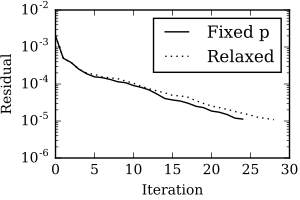

Source code (Python):
# coding: utf-8

import sys
import numpy
from matplotlib import pyplot, rcParams
from matplotlib.backends.backend_pdf import FigureCanvasPdf

rcParams['font.family'] = 'serif'
rcParams['font.size'] = '10'

result = open(sys.argv[1])
lines = result.readlines()

for i,line in enumerate(lines):
	if "fixed-p residual history" in line:
		a = i
	elif "relaxed-p residual history" in line:
		b = i
	elif "StokesBEM on a sphere: Speedup" in line:
		c = i

# set up data
temp = []
for line in lines[a+1:b]:
	for elem in line.replace(",","").split():
		try:
			temp.append(float(elem))
		except ValueError:
			pass

it1 = numpy.array(temp[::3], dtype=int) - 1   # count from zero
r1 = numpy.array(temp[1::3], dtype=float)

temp = []
for line in lines[b+1:c]:
	for elem in line.replace(",","").split():
		try:
			temp.append(float(elem))
		except ValueError:
			pass

it2 = numpy.array(temp[::3], dtype=int) - 1    # count from zero
r2 = numpy.array(temp[1::3], dtype=float)

# set up plot
fig = pyplot.figure(figsize=(3,2), dpi=80)
ax = fig.add_subplot(111)

# plot log-log
line1, = ax.semilogy(it1,r1,color='k',marker='', ls='-', mfc='w', ms=5, label='Fixed p')
line2, = ax.semilogy(it2,r2,color='k',marker='', ls=':', mfc='w', ms=5, label='Relaxed')

# axis labels
ax.set_ylabel('Residual', fontsize=10)
ax.set_xlabel('Iteration', fontsize=10)
ax.legend( (line1, line2), ('Fixed p', 'Relaxed') )
ax.set_ylim(1e-6, 1e-2)
fig.subplots_adjust(left=0.185, bottom=0.21, right=0.965, top=0.95)
canvas = FigureCanvasPdf(fig)

# plot to pdf
canvas.print_figure('StokesResidualHistory.pdf',dpi=80)
